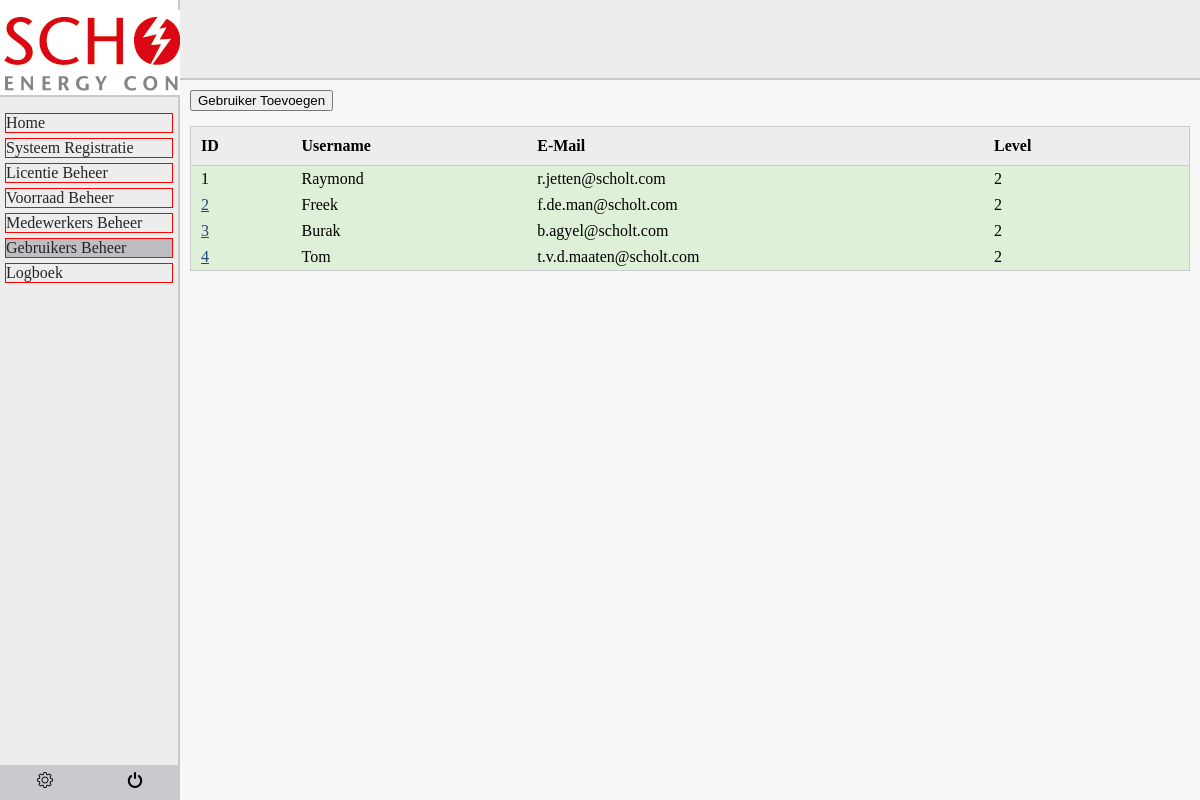
/index.php?p=users (signed in), run on the app's committed database.
### tables this page shows
CREATE TABLE `user` (
  `user_id` int(11) NOT NULL,
  `username` varchar(255) NOT NULL,
  `password` varchar(255) NOT NULL,
  `salt` varchar(255) NOT NULL,
  `level` int(11) NOT NULL,
  `voornaam` varchar(255) NOT NULL,
  `achternaam` varchar(255) NOT NULL,
  `email` varchar(255) NOT NULL
);

### content/users.inc.php (the view, shortened to what this page needs)
				?><div class="infoError">Update van gebruiker mislukt</div><?
	if ((!isset($_GET["edit"])) && (!isset($_POST["submit"])))
	{
		if ($_SESSION["level"] == 2)
		{
		?>
		<form action="?p=users" method="post">
			<input type="submit" value="Gebruiker Toevoegen" name="submit">
		</form>
		<?php
		}
		$query = $dbConn->prepare("SELECT user_id, username, email, level FROM user ORDER BY level DESC, user_id ASC");
		$query -> execute();
		$query -> bind_result($uID, $username, $email, $level);
		echo "<table>";
		?>
		<table class="tbl_standard">
			<tr>
				<th>ID</th>
				<th>Username</th>
				<th>E-Mail</th>
				<th>Level</th>
				<th></th>
			</tr>
		<?
		while($query -> fetch())
		{
			?>
			<tr style="background-color:<?
				switch($level)
				{
					case 2:
						echo "#DFF0D8;";
					break;
				}
			 ?>">
				<td><? if ($_SESSION["uID"] != $uID) { ?><a href="?p=users&edit=<? echo $uID; ?>"><? echo $uID; ?></a> <? } else {echo $uID; }?></td>
				<td><? echo $username; ?></td>
				<td><? echo $email; ?></td>
				<td><? echo $level;
				?></td>
				<td>
				</td>
			</tr>
			<?
		}
		echo "</table>";
	}
?>

### stylesheet.css (style rules this page uses)
html { margin: 0px; height: 100%; }
body { margin: 0px; height: 100%; }
a { color: #25467A; }
.tbl_standard { border-collapse: collapse; margin-top: 15px; border: solid 1px; border-color: #CACACE; width: 100%; }
.tbl_standard th, td { text-align: left }
.tbl_standard td { padding-left: 10px; padding-top: 4px; padding-bottom: 4px; }
.tbl_standard tr:nth-child(even) { background-color: #F7F7F7; }
.tbl_standard tr:nth-child(odd) { background-color: #EDEDED; }
.tbl_standard th { background-color: #EDEDED; border-bottom: solid 1px; border-color: #CACACE; padding: 10px; }

### data on the page
user: user_id "1", username "Raymond", email "r.jetten@scholt.com", level "2"
user: user_id "2", username "Freek", email "f.de.man@scholt.com", level "2"
user: user_id "3", username "Burak", email "b.agyel@scholt.com", level "2"
user: user_id "4", username "Tom", email "t.v.d.maaten@scholt.com", level "2"
